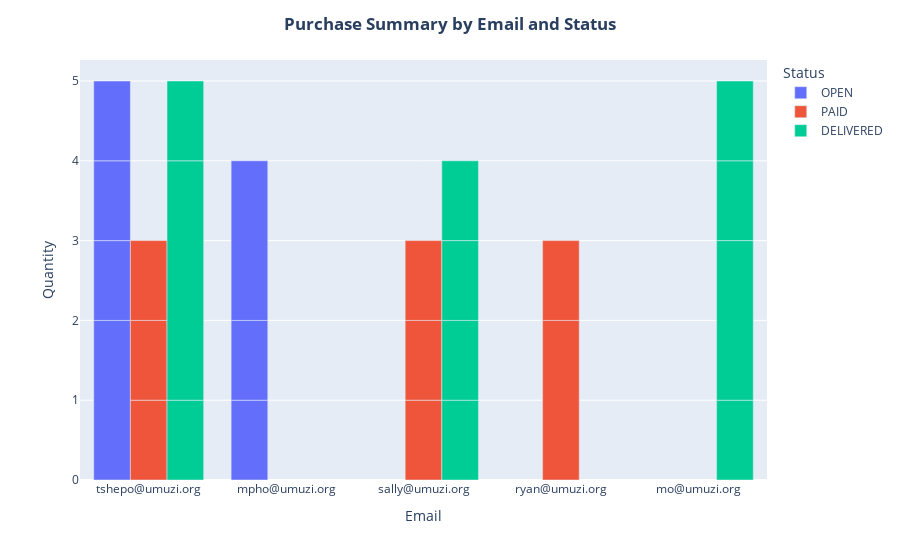

Notebook code cell kept with this figure:
### Code cell
import plotly.express as px

fig = px.bar(result, x='email', y='quantity', color='status', barmode='group',
             hover_data=['name', 'price'])

fig.update_layout(
    title='<b>Purchase Summary by Email and Status<b>',
    title_x=0.5,  
    xaxis_title='Email',
    yaxis_title='Quantity',
    legend_title='Status'
)

fig.show()

### Figure 1 — Plotly figure (JSON) as saved in the notebook; plotly's stock layout.template omitted (floating-point values rounded to 4 significant figures)
{"data": [{"alignmentgroup": "True", "customdata": [["hamster", 20], ["saw dust", 20], ["hamster-cage", 150], ["book: how to care for your hamster", 150], ["hammer", 200], ["bag of nails", 50], ["128 GB SSD Hard drive", 600]], "hovertemplate": "status=OPEN<br>email=%{x}<br>quantity=%{y}<br>name=%{customdata[0]}<br>price=%{customdata[1]}<extra></extra>", "legendgroup": "OPEN", "marker": {"color": "#636efa", "pattern": {"shape": ""}}, "name": "OPEN", "offsetgroup": "OPEN", "orientation": "v", "showlegend": true, "textposition": "auto", "type": "bar", "x": ["tshepo@umuzi.org", "tshepo@umuzi.org", "tshepo@umuzi.org", "tshepo@umuzi.org", "mpho@umuzi.org", "mpho@umuzi.org", "mpho@umuzi.org"], "xaxis": "x", "y": [2, 1, 1, 1, 1, 1, 2], "yaxis": "y"}, {"alignmentgroup": "True", "customdata": [["balloons", 25], ["big friggin cake", 150], ["candles", 30], ["hamster", 20], ["saw dust", 20], ["hamster-cage", 150], ["128 GB SSD Hard drive", 600], ["book: how to succeed at being a hard arse", 160]], "hovertemplate": "status=PAID<br>email=%{x}<br>quantity=%{y}<br>name=%{customdata[0]}<br>price=%{customdata[1]}<extra></extra>", "legendgroup": "PAID", "marker": {"color": "#EF553B", "pattern": {"shape": ""}}, "name": "PAID", "offsetgroup": "PAID", "orientation": "v", "showlegend": true, "textposition": "auto", "type": "bar", "x": ["tshepo@umuzi.org", "tshepo@umuzi.org", "tshepo@umuzi.org", "sally@umuzi.org", "sally@umuzi.org", "sally@umuzi.org", "ryan@umuzi.org", "ryan@umuzi.org"], "xaxis": "x", "y": [1, 1, 1, 1, 1, 1, 2, 1], "yaxis": "y"}, {"alignmentgroup": "True", "customdata": [["tooth brush", 50], ["soap", 15], ["tent", 1999], ["tent", 1999], ["headlamp", 250], ["hiking boots", 1000], ["book: how to care for your hamster", 150], ["balloons", 25], ["big friggin cake", 150], ["balloons", 25], ["big friggin cake", 150]], "hovertemplate": "status=DELIVERED<br>email=%{x}<br>quantity=%{y}<br>name=%{customdata[0]}<br>price=%{customdata[1]}<extra></extra>", "legendgroup": "DELIVERED", "marker": {"color": "#00cc96", "pattern": {"shape": ""}}, "name": "DELIVERED", "offsetgroup": "DELIVERED", "orientation": "v", "showlegend": true, "textposition": "auto", "type": "bar", "x": ["tshepo@umuzi.org", "tshepo@umuzi.org", "tshepo@umuzi.org", "sally@umuzi.org", "sally@umuzi.org", "sally@umuzi.org", "sally@umuzi.org", "mo@umuzi.org", "mo@umuzi.org", "mo@umuzi.org", "mo@umuzi.org"], "xaxis": "x", "y": [1, 3, 1, 1, 1, 1, 1, 1, 2, 1, 1], "yaxis": "y"}], "layout": {"barmode": "group", "legend": {"title": {"text": "Status"}, "tracegroupgap": 0}, "margin": {"t": 60}, "title": {"text": "<b>Purchase Summary by Email and Status<b>", "x": 0.5}, "xaxis": {"anchor": "y", "domain": [0, 1], "title": {"text": "Email"}}, "yaxis": {"anchor": "x", "domain": [0, 1], "title": {"text": "Quantity"}}}}
